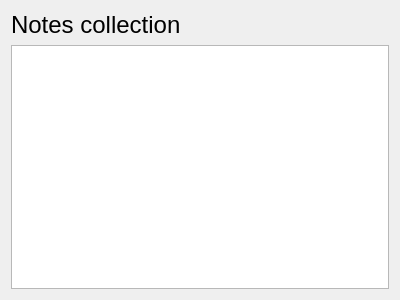
<?xml version="1.0" encoding="UTF-8"?>
<ui version="4.0">
 <class>AkonotesConfig</class>
 <widget class="QWidget" name="AkonotesConfig">
  <property name="geometry">
   <rect>
    <x>0</x>
    <y>0</y>
    <width>400</width>
    <height>300</height>
   </rect>
  </property>
  <layout class="QVBoxLayout" name="verticalLayout">
   <item>
    <widget class="QLabel" name="label">
     <property name="sizePolicy">
      <sizepolicy hsizetype="Preferred" vsizetype="Maximum">
       <horstretch>0</horstretch>
       <verstretch>0</verstretch>
      </sizepolicy>
     </property>
     <property name="font">
      <font>
       <pointsize>18</pointsize>
      </font>
     </property>
     <property name="text">
      <string>Notes collection</string>
     </property>
    </widget>
   </item>
   <item>
    <widget class="Akonadi::EntityTreeView" name="treeView"/>
   </item>
  </layout>
 </widget>
 <customwidgets>
  <customwidget>
   <class>Akonadi::EntityTreeView</class>
   <extends>QTreeView</extends>
   <header location="global">akonadi/entitytreeview.h</header>
  </customwidget>
 </customwidgets>
 <resources/>
 <connections/>
</ui>
